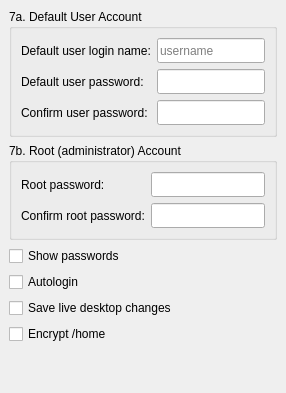
     <widget class="QWidget" name="Step_8">
      <layout class="QGridLayout">
       <property name="leftMargin">
        <number>9</number>
       </property>
       <property name="topMargin">
        <number>9</number>
       </property>
       <property name="rightMargin">
        <number>9</number>
       </property>
       <property name="bottomMargin">
        <number>9</number>
       </property>
       <property name="spacing">
        <number>6</number>
       </property>
       <item row="7" column="0">
        <spacer>
         <property name="orientation">
          <enum>Qt::Vertical</enum>
         </property>
         <property name="sizeHint" stdset="0">
          <size>
           <width>20</width>
           <height>40</height>
          </size>
         </property>
        </spacer>
       </item>
       <item row="1" column="0">
        <widget class="QGroupBox" name="rootPasswordBox">
         <property name="sizePolicy">
          <sizepolicy hsizetype="MinimumExpanding" vsizetype="Minimum">
           <horstretch>0</horstretch>
           <verstretch>0</verstretch>
          </sizepolicy>
         </property>
         <property name="title">
          <string>7b. Root (administrator) Account</string>
         </property>
         <layout class="QGridLayout">
          <property name="leftMargin">
           <number>9</number>
          </property>
          <property name="topMargin">
           <number>9</number>
          </property>
          <property name="rightMargin">
           <number>9</number>
          </property>
          <property name="bottomMargin">
           <number>9</number>
          </property>
          <property name="spacing">
           <number>6</number>
          </property>
          <item row="1" column="1">
           <widget class="QLineEdit" name="rootPasswordEdit2">
            <property name="sizePolicy">
             <sizepolicy hsizetype="MinimumExpanding" vsizetype="Minimum">
              <horstretch>0</horstretch>
              <verstretch>0</verstretch>
             </sizepolicy>
            </property>
            <property name="minimumSize">
             <size>
              <width>0</width>
              <height>25</height>
             </size>
            </property>
            <property name="text">
             <string/>
            </property>
            <property name="echoMode">
             <enum>QLineEdit::Password</enum>
            </property>
           </widget>
          </item>
          <item row="0" column="1">
           <widget class="QLineEdit" name="rootPasswordEdit">
            <property name="sizePolicy">
             <sizepolicy hsizetype="MinimumExpanding" vsizetype="Minimum">
              <horstretch>0</horstretch>
              <verstretch>0</verstretch>
             </sizepolicy>
            </property>
            <property name="minimumSize">
             <size>
              <width>0</width>
              <height>25</height>
             </size>
            </property>
            <property name="text">
             <string/>
            </property>
            <property name="echoMode">
             <enum>QLineEdit::Password</enum>
            </property>
           </widget>
          </item>
          <item row="1" column="0">
           <widget class="QLabel" name="rootPasswordLabel2">
            <property name="sizePolicy">
             <sizepolicy hsizetype="MinimumExpanding" vsizetype="Minimum">
              <horstretch>0</horstretch>
              <verstretch>0</verstretch>
             </sizepolicy>
            </property>
            <property name="text">
             <string>Confirm root password:</string>
            </property>
            <property name="wordWrap">
             <bool>false</bool>
            </property>
           </widget>
          </item>
          <item row="0" column="0">
           <widget class="QLabel" name="rootPasswordLabel">
            <property name="sizePolicy">
             <sizepolicy hsizetype="MinimumExpanding" vsizetype="Minimum">
              <horstretch>0</horstretch>
              <verstretch>0</verstretch>
             </sizepolicy>
            </property>
            <property name="text">
             <string>Root password:</string>
            </property>
            <property name="wordWrap">
             <bool>false</bool>
            </property>
           </widget>
          </item>
         </layout>
        </widget>
       </item>
       <item row="0" column="0">
        <widget class="QGroupBox" name="userBox">
         <property name="sizePolicy">
          <sizepolicy hsizetype="MinimumExpanding" vsizetype="Minimum">
           <horstretch>0</horstretch>
           <verstretch>0</verstretch>
          </sizepolicy>
         </property>
         <property name="title">
          <string>7a. Default User Account</string>
         </property>
         <layout class="QGridLayout">
          <property name="leftMargin">
           <number>9</number>
          </property>
          <property name="topMargin">
           <number>9</number>
          </property>
          <property name="rightMargin">
           <number>9</number>
          </property>
          <property name="bottomMargin">
           <number>9</number>
          </property>
          <property name="spacing">
           <number>6</number>
          </property>
          <item row="2" column="1">
           <widget class="QLineEdit" name="userPasswordEdit2">
            <property name="sizePolicy">
             <sizepolicy hsizetype="MinimumExpanding" vsizetype="Minimum">
              <horstretch>0</horstretch>
              <verstretch>0</verstretch>
             </sizepolicy>
            </property>
            <property name="minimumSize">
             <size>
              <width>0</width>
              <height>25</height>
             </size>
            </property>
            <property name="text">
             <string/>
            </property>
            <property name="echoMode">
             <enum>QLineEdit::Password</enum>
            </property>
           </widget>
          </item>
          <item row="1" column="1">
           <widget class="QLineEdit" name="userPasswordEdit">
            <property name="sizePolicy">
             <sizepolicy hsizetype="MinimumExpanding" vsizetype="Minimum">
              <horstretch>0</horstretch>
              <verstretch>0</verstretch>
             </sizepolicy>
            </property>
            <property name="minimumSize">
             <size>
              <width>0</width>
              <height>25</height>
             </size>
            </property>
            <property name="text">
             <string/>
            </property>
            <property name="echoMode">
             <enum>QLineEdit::Password</enum>
            </property>
           </widget>
          </item>
          <item row="0" column="1">
           <widget class="QLineEdit" name="userNameEdit">
            <property name="sizePolicy">
             <sizepolicy hsizetype="MinimumExpanding" vsizetype="Minimum">
              <horstretch>0</horstretch>
              <verstretch>0</verstretch>
             </sizepolicy>
            </property>
            <property name="minimumSize">
             <size>
              <width>0</width>
              <height>25</height>
             </size>
            </property>
            <property name="text">
             <string/>
            </property>
            <property name="placeholderText">
             <string>username</string>
            </property>
           </widget>
          </item>
          <item row="2" column="0">
           <widget class="QLabel" name="userPasswordLabel2">
            <property name="sizePolicy">
             <sizepolicy hsizetype="MinimumExpanding" vsizetype="Minimum">
              <horstretch>0</horstretch>
              <verstretch>0</verstretch>
             </sizepolicy>
            </property>
            <property name="text">
             <string>Confirm user password:</string>
            </property>
            <property name="wordWrap">
             <bool>false</bool>
            </property>
           </widget>
          </item>
          <item row="1" column="0">
           <widget class="QLabel" name="userPasswordLabel">
            <property name="sizePolicy">
             <sizepolicy hsizetype="MinimumExpanding" vsizetype="Minimum">
              <horstretch>0</horstretch>
              <verstretch>0</verstretch>
             </sizepolicy>
            </property>
            <property name="text">
             <string>Default user password:</string>
            </property>
            <property name="wordWrap">
             <bool>false</bool>
            </property>
           </widget>
          </item>
          <item row="0" column="0">
           <widget class="QLabel" name="userNameLabel">
            <property name="sizePolicy">
             <sizepolicy hsizetype="MinimumExpanding" vsizetype="Minimum">
              <horstretch>0</horstretch>
              <verstretch>0</verstretch>
             </sizepolicy>
            </property>
            <property name="text">
             <string>Default user login name:</string>
            </property>
            <property name="wordWrap">
             <bool>false</bool>
            </property>
           </widget>
          </item>
         </layout>
        </widget>
       </item>
       <item row="4" column="0">
        <widget class="QCheckBox" name="autologinCheckBox">
         <property name="sizePolicy">
          <sizepolicy hsizetype="MinimumExpanding" vsizetype="Minimum">
           <horstretch>0</horstretch>
           <verstretch>0</verstretch>
          </sizepolicy>
         </property>
         <property name="text">
          <string>Autologin</string>
         </property>
        </widget>
       </item>
       <item row="2" column="0">
        <widget class="QCheckBox" name="passwordCheckBox">
         <property name="sizePolicy">
          <sizepolicy hsizetype="MinimumExpanding" vsizetype="Minimum">
           <horstretch>0</horstretch>
           <verstretch>0</verstretch>
          </sizepolicy>
         </property>
         <property name="text">
          <string>Show passwords</string>
         </property>
        </widget>
       </item>
       <item row="5" column="0">
        <widget class="QCheckBox" name="saveDesktopCheckBox">
         <property name="sizePolicy">
          <sizepolicy hsizetype="MinimumExpanding" vsizetype="Minimum">
           <horstretch>0</horstretch>
           <verstretch>0</verstretch>
          </sizepolicy>
         </property>
         <property name="toolTip">
          <string>Desktop modifications made in the live environment will be carried over to the installed OS</string>
         </property>
         <property name="text">
          <string>Save live desktop changes</string>
         </property>
        </widget>
       </item>
       <item row="6" column="0">
        <widget class="QCheckBox" name="encryptCheckBox">
         <property name="sizePolicy">
          <sizepolicy hsizetype="MinimumExpanding" vsizetype="Minimum">
           <horstretch>0</horstretch>
           <verstretch>0</verstretch>
          </sizepolicy>
         </property>
         <property name="text">
          <string>Encrypt /home</string>
         </property>
        </widget>
       </item>
      </layout>
     </widget>
